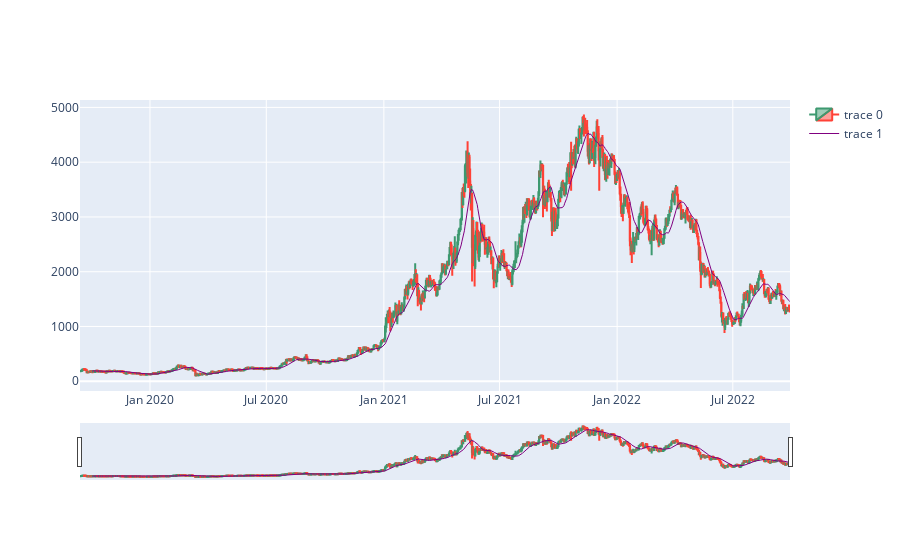

The notebook cell this image was saved under:
### Code cell
import plotly.graph_objects as go
fig = go.Figure(data=[go.Candlestick(x = ETH_USD.index,
                                    open = ETH_USD['open'],
                                    high = ETH_USD['high'],
                                    low = ETH_USD['low'],
                                    close = ETH_USD['close'],
                                    ),
                     go.Scatter(x=ETH_USD.index, y=ETH_USD['20 SMA'], line=dict(color='purple', width=1))])


fig.show()

### Figure 1 — Plotly figure (JSON) as saved in the notebook; plotly's stock layout.template omitted (floating-point values rounded to 4 significant figures; data arrays with more than 128 entries replaced by an {"elided": "..."} marker saying what was removed)
{"data": [{"close": {"elided": "1111 float values"}, "high": {"elided": "1111 float values"}, "low": {"elided": "1111 float values"}, "open": {"elided": "1111 float values"}, "type": "candlestick", "x": {"elided": "1111 str values"}}, {"line": {"color": "purple", "width": 1}, "type": "scatter", "x": {"elided": "1111 str values"}, "y": {"elided": "1111 float values"}}], "layout": {}}
